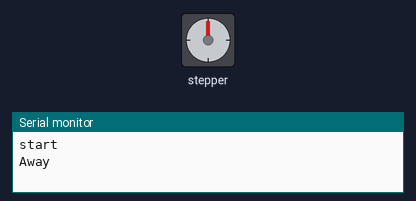
Recording of a sketch running on a simulated Arduino Uno, built with avr-gcc and run on an emulated ATmega328P. Parts: stepper motor, the last lines printed to the serial monitor. Wiring (inferred from the names in the program): stepper motor driver (200 steps per turn assumed): step pin 10; direction pin 11.

Above: at 0.05 s.
At 5.45 s:
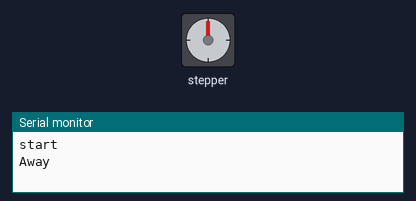
At 10.95 s:
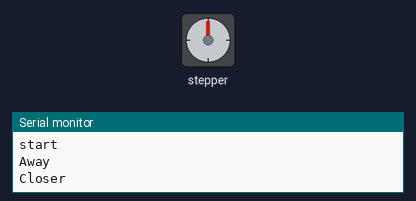
At 21.85 s:
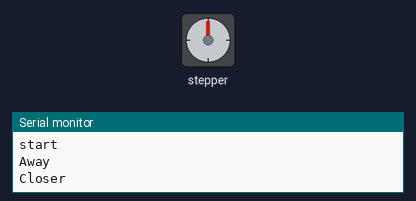
Timing chart, 0 to 28.5 s (numbered marks = the images above):
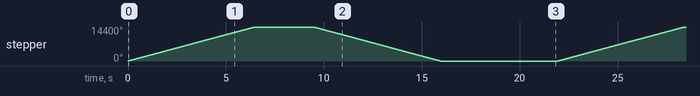

The sketch:

stepper_test.ino
```cpp
#define stepPin 10
#define dirPin 11

void setup() {
  Serial.begin(9600);
  Serial.println("start");
  // Sets the two pins as Outputs
  pinMode(stepPin,OUTPUT);
  pinMode(dirPin,OUTPUT);
}
void loop() {
  Serial.println("Away");
  digitalWrite(dirPin,HIGH); // Enables the motor to move in a particular direction (menjauh)
  // Makes 200 pulses for making one full cycle rotation
  for(int x = 0; x < 8000; x++) {
    digitalWrite(stepPin,HIGH);
    delayMicroseconds(400);    // by changing this time delay between the steps we can change the rotation speed
    digitalWrite(stepPin,LOW);
    delayMicroseconds(400);
  }
  delay(3000); // One second delay

  Serial.println("Closer");
  digitalWrite(dirPin,LOW); //Changes the rotations direction (mendekat)
  // Makes 400 pulses for making two full cycle rotation
  for(int x = 0; x < 8000; x++) {
    digitalWrite(stepPin,HIGH);
    delayMicroseconds(400);
    digitalWrite(stepPin,LOW);
    delayMicroseconds(400);
  }
  delay(6000);
}
```

Measured:
- by itself, stepper: turns 14400° clockwise in 6.4 s, then 14400° counter-clockwise in 6.5 s, repeating every 21.9 s
